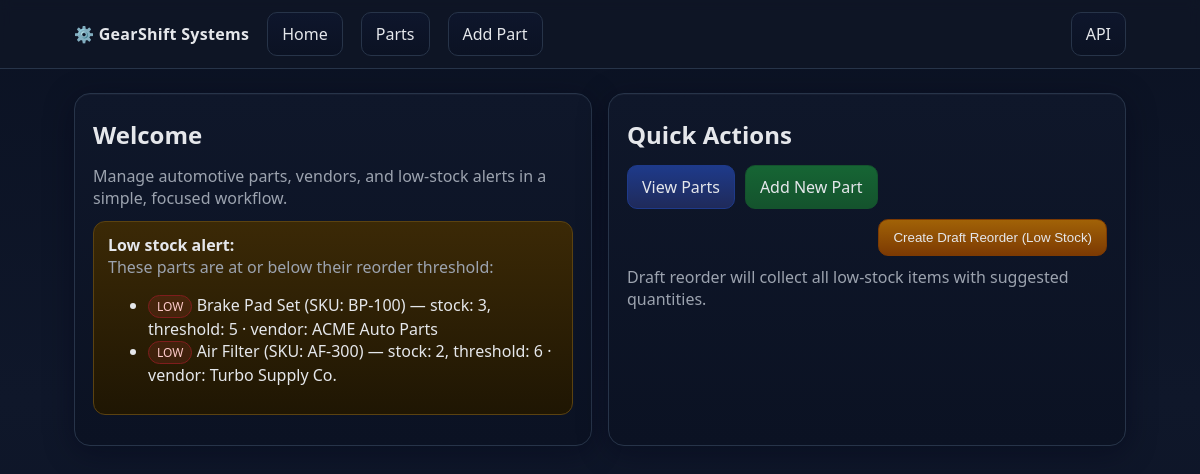
The page / on the database its author committed.
### models.py (models this page shows, shortened)
class Part(db.Model):
    __tablename__ = "parts"
    id = db.Column(db.Integer, primary_key=True)
    name = db.Column(db.String(100), nullable=False)
    sku = db.Column(db.String(50), nullable=False, unique=True, index=True)
    price = db.Column(db.Float, nullable=False, default=0.0)
    stock = db.Column(db.Integer, nullable=False, default=0)
    reorder_threshold = db.Column(db.Integer, nullable=False, default=5)
    shelf_location = db.Column(db.String(50))
    vendor_id = db.Column(db.Integer, db.ForeignKey("vendors.id"))
    vendor = db.relationship("Vendor", back_populates="parts")
    order_items = db.relationship("OrderItem", back_populates="part")

class Vendor(db.Model):
    __tablename__ = "vendors"
    id = db.Column(db.Integer, primary_key=True)
    name = db.Column(db.String(120), nullable=False, unique=True)
    contact_email = db.Column(db.String(120))
    phone = db.Column(db.String(40))
    notes = db.Column(db.Text)
    parts = db.relationship("Part", back_populates="vendor", cascade="all, delete-orphan")

### app.py (the view)
    @app.route("/")
    def index():
        low_parts = Part.query.filter(Part.stock <= Part.reorder_threshold).all()
        return render_template("index.html", low_parts=low_parts)

### Templates/index.html
{% extends "base.html" %}
{% block content %}
  <div class="grid grid-2">
    <div class="card">
      <div class="title">Welcome</div>
      <p class="subtitle">Manage automotive parts, vendors, and low-stock alerts in a simple, focused workflow.</p>
      {% if low_parts and low_parts|length > 0 %}
        <div class="banner">
          <strong>Low stock alert:</strong>
          <div class="muted">These parts are at or below their reorder threshold:</div>
          <ul>
            {% for p in low_parts %}
              <li>
                <span class="badge badge-low">LOW</span>
                {{ p.name }} (SKU: {{ p.sku }}) — stock: {{ p.stock }}, threshold: {{ p.reorder_threshold }}
                {% if p.vendor %} · vendor: {{ p.vendor.name }}{% endif %}
              </li>
            {% endfor %}
          </ul>
        </div>
      {% else %}
        <div class="card" style="background:#0d162c; border-color:#1e3a8a;">
          ✅ Inventory looks healthy. No low-stock items right now.
        </div>
      {% endif %}
    </div>
    <div class="card">
      <div class="title">Quick Actions</div>
      <div class="toolbar">
        <a class="btn btn-primary" href="{{ url_for('list_parts') }}">View Parts</a>
        <a class="btn btn-accent" href="{{ url_for('add_part') }}">Add New Part</a>
        <form action="{{ url_for('reorder_low') }}" method="post" class="right" onsubmit="return confirm('Create a draft reorder for all low-stock items?');">
          <button class="btn btn-warn" type="submit">Create Draft Reorder (Low Stock)</button>
        </form>
      </div>
      <p class="muted" style="margin-top:10px">Draft reorder will collect all low-stock items with suggested quantities.</p>
    </div>
  </div>
{% endblock %}

### Templates/base.html (style rules this page uses)
:root { --bg:#0f172a; --panel:#111827; --muted:#1f2937; --text:#e5e7eb; --text-dim:#9ca3af; --accent:#22c55e; --accent-2:#60a5fa; --warn:#f59e0b; --danger:#ef4444; --ok:#10b981; --card:#0b1223; --border:#273449; }
* { box-sizing:border-box }
body { margin:0; background:linear-gradient(180deg,#0b1223, #0f172a 50%, #0b1223); color:var(--text); font-family:system-ui,-apple-system,Segoe UI,Roboto,Helvetica,Arial,sans-serif; min-height:100vh; }
a { color:var(--accent-2); text-decoration:none }
.btn { display:inline-block; padding:10px 14px; border-radius:10px; border:1px solid var(--border); background:linear-gradient(180deg,#0e162c,#0b1223); color:var(--text); text-decoration:none; cursor:pointer; }
.btn-primary { border-color:#1e3a8a; background:linear-gradient(180deg,#1e3a8a,#1f2a5a) }
.btn-accent { border-color:#14532d; background:linear-gradient(180deg,#166534,#14532d) }
.btn-warn { border-color:#7c3a03; background:linear-gradient(180deg,#a16207,#7c3a03) }
.grid { display:grid; gap:16px }
.grid-2 { grid-template-columns:repeat(2,1fr) }
.card { background:linear-gradient(180deg,#0f172a,#0b1223); border:1px solid var(--border); border-radius:16px; padding:18px; box-shadow:0 6px 30px rgba(2,6,23,.4), inset 0 1px 0 rgba(255,255,255,.03); }
.title { font-size:24px; font-weight:800; margin:6px 0 14px }
.subtitle { color:var(--text-dim); margin:0 0 10px }
.banner { padding:12px 14px; border-radius:12px; border:1px solid #5b4210; background:linear-gradient(180deg,#3b2906,#1f1603); margin:12px 0; }
.badge { display:inline-block; padding:2px 8px; border-radius:999px; border:1px solid var(--border); color:#cbd5e1; font-size:12px }
.badge-low { background:rgba(239,68,68,.12); border-color:#7f1d1d; color:#fecaca }
.muted { color:var(--text-dim) }
.toolbar { display:flex; gap:10px; align-items:center; flex-wrap:wrap }
.right { margin-left:auto }

### rows shown on the page
Part: name "Brake Pad Set", sku "BP-100", stock "3", reorder_threshold "5", vendor.name "ACME Auto Parts"
Part: name "Air Filter", sku "AF-300", stock "2", reorder_threshold "6", vendor.name "Turbo Supply Co."
